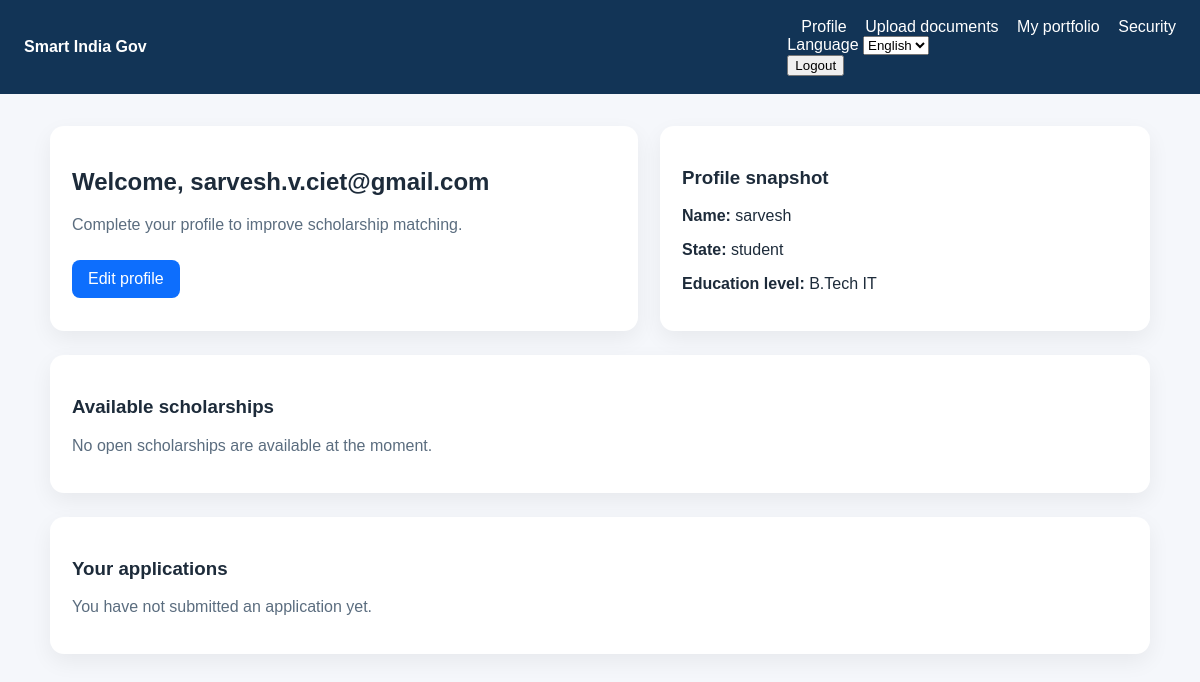
Screenshot of /accounts/dashboard/ (signed in) with the database file from the repository.
### accounts/models.py (models this page shows, shortened)
class User(AbstractUser):
    username = None
    email = models.EmailField(unique=True)
    mobile = models.CharField(max_length=15, unique=True, null=True, blank=True)
    email_verified = models.BooleanField(default=False)
    role = models.CharField(max_length=16, default="USER", choices=ROLE_CHOICES)
    preferred_language = models.CharField(
        max_length=5,
        default="en",
        choices=[("en", _("English")), ("ta", _("Tamil")), ("hi", _("Hindi"))],
    )
    auth_version = models.PositiveIntegerField(default=1)
    USERNAME_FIELD = "email"
    REQUIRED_FIELDS = []
    objects = UserManager()

### profiles/models.py (models this page shows, shortened)
class UserProfile(models.Model):
    user = models.OneToOneField(settings.AUTH_USER_MODEL, on_delete=models.CASCADE, related_name="profile")
    full_name = models.CharField(max_length=120)
    date_of_birth = models.DateField(null=True, blank=True)
    state = models.CharField(max_length=60, blank=True, db_index=True)
    district = models.CharField(max_length=60, blank=True, db_index=True)
    education_level = models.CharField(max_length=40, blank=True, db_index=True)
    course = models.CharField(max_length=100, blank=True)
    institution = models.CharField(max_length=150, blank=True)
    category = models.CharField(max_length=20, blank=True)  # voluntary
    annual_family_income = models.PositiveIntegerField(null=True, blank=True)
    first_generation_graduate = models.BooleanField(null=True)

### accounts/views.py (the view)
# urls.py: path("dashboard/", dashboard, name="dashboard"),
@login_required
def dashboard(request):
    profile, _ = UserProfile.objects.get_or_create(
        user=request.user,
        defaults={"full_name": request.user.get_full_name()},
    )
    today = timezone.localdate()
    scholarships = Scholarship.objects.filter(is_published=True).filter(
        Q(opens_on__isnull=True) | Q(opens_on__lte=today),
    ).filter(Q(closes_on__isnull=True) | Q(closes_on__gte=today))
    applications = ScholarshipApplication.objects.filter(
        user=request.user,
    ).select_related("scholarship")
    return render(request, "dashboard.html", {
        "profile": profile,
        "scholarships": scholarships,
        "applications": applications,
    })

### templates/dashboard.html (shortened to what this page needs)
{% load i18n %}
<!DOCTYPE html>
<html lang="{{ request.LANGUAGE_CODE }}">
<head>
</head>
<body>
    <div class="nav">
        <strong>Smart India Gov</strong>
        <div>
            <a href="{% url 'profile' %}">{% translate "Profile" %}</a>
            <a href="{% url 'document-upload' %}">{% translate "Upload documents" %}</a>
            <a href="{% url 'document-portfolio' %}">{% translate "My portfolio" %}</a>
            <a href="{% url 'security-dashboard' %}">{% translate "Security" %}</a>
            {% include "includes/language_selector.html" %}
            <form method="post" action="{% url 'logout' %}">{% csrf_token %}<button type="submit">{% translate "Logout" %}</button></form>
        </div>
    </div>
    <div class="wrap">
        <div class="grid">
            <div class="card">
                <h2>{% translate "Welcome" %}, {{ user.email }}</h2>
                <p class="muted">{% translate "Complete your profile to improve scholarship matching." %}</p>
                <a class="button" href="{% url 'profile' %}">{% translate "Edit profile" %}</a>
            </div>
            <div class="card">
                <h3>{% translate "Profile snapshot" %}</h3>
                <p><strong>{% translate "Name" %}:</strong> {% if profile.full_name %}{{ profile.full_name }}{% else %}{% translate "Not added yet" %}{% endif %}</p>
                <p><strong>{% translate "State" %}:</strong> {% if profile.state %}{{ profile.state }}{% else %}{% translate "Not added yet" %}{% endif %}</p>
                <p><strong>{% translate "Education level" %}:</strong> {% if profile.education_level %}{{ profile.education_level }}{% else %}{% translate "Not added yet" %}{% endif %}</p>
            </div>
        </div>
        <div class="card scholarships">
            <h3>{% translate "Available scholarships" %}</h3>
            {% if scholarships %}
                {% for scholarship in scholarships %}
                    <div class="scholarship">
                        <h4>{{ scholarship.name }}</h4>
                        {% if scholarship.is_demo %}<div class="pill">{% translate "Demo listing" %}</div>{% endif %}
                        <p class="muted">{{ scholarship.provider }}{% if scholarship.closes_on %} · {% translate "Closes" %} {{ scholarship.closes_on|date:'M j, Y' }}{% endif %}</p>
                        {% if scholarship.description %}<p>{{ scholarship.description }}</p>{% else %}<p>{% translate "No description provided yet." %}</p>{% endif %}
                        <a class="button" href="{% url 'scholarship-detail' scholarship.pk %}">{% translate "Check eligibility" %}</a>
                    </div>
                {% endfor %}
            {% else %}
                <p class="muted">{% translate "No open scholarships are available at the moment." %}</p>
            {% endif %}
        </div>
        <div class="card scholarships">
            <h3>{% translate "Your applications" %}</h3>
            {% for application in applications %}
                <div class="application">
                    <strong>{{ application.scholarship.name }}</strong>
                    <span class="pill">{{ application.get_status_display }}</span>
                    <p class="muted">{% translate "Submitted" %} {{ application.submitted_at|date:'M j, Y' }}</p>
                    {% if application.review_note %}<p>{{ application.review_note }}</p>{% endif %}
                </div>
            {% empty %}
                <p class="muted">{% translate "You have not submitted an application yet." %}</p>
            {% endfor %}
        </div>
    </div>
</body>
</html>

### templates/includes/language_selector.html (shortened to what this page needs)
{% load i18n %}
<form method="post" action="{% url 'set-language' %}" class="language-selector">
    <label class="visually-hidden" for="language-choice">{% translate "Language" %}</label>
    <select id="language-choice" name="language" aria-label="{% translate 'Language' %}" onchange="this.form.submit()">
        <option value="en" {% if request.LANGUAGE_CODE == 'en' %}selected{% endif %}>English</option>
    </select>
</form>

### templates/dashboard.html (style rules this page uses)
body { font-family: Arial, sans-serif; background: #f5f7fb; margin: 0; color: #1d2b3a; }
.nav { background: #123456; color: white; padding: 18px 24px; display: flex; justify-content: space-between; align-items: center; }
.nav a { color: white; text-decoration: none; margin-left: 14px; }
.wrap { max-width: 1100px; margin: 32px auto; padding: 0 18px 40px; }
.grid { display: grid; grid-template-columns: 1.2fr 1fr; gap: 22px; }
.card { background: white; border-radius: 14px; padding: 22px; box-shadow: 0 8px 22px rgba(0,0,0,0.06); }
.scholarships { margin-top: 24px; }
.muted { color: #5b6d7f; }
a.button { display: inline-block; margin-top: 10px; text-decoration: none; background: #0d6efd; color: white; padding: 10px 16px; border-radius: 8px; }

### rows the page displays
User: language "English", email "sarvesh.v.ciet@gmail.com"
UserProfile: full_name "sarvesh", state "student", education_level "B.Tech IT"
